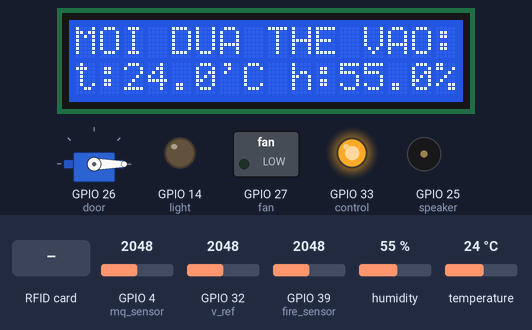
Simulated run of this sketch. Board: ESP32. Parts: servo, 16×2 character LCD, switched loads named in the sketch (green lamp = pin HIGH), output pins drawn as LEDs (lit = HIGH), buzzer (waves = sounding, pin HIGH). The inputs (shaded band) are chosen by the test bench; at power-on: GPIO 4 (mq_sensor) = 2048, GPIO 39 (fire_sensor) = 2048, GPIO 32 (v_ref) = 2048, humidity 55 %, temperature 24 °C. What the sketch prints to the serial monitor is not drawn.

Above: at 1.8 s.
1.9 s: GPIO 4 (mq_sensor) set to 2970
3.4 s: GPIO 4 (mq_sensor) set to 3061
At 4.5 s:
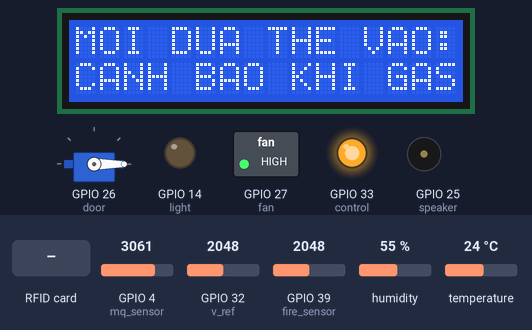
9.1 s: RFID card C1 2D A3 7B held to the reader
At 11.6 s:
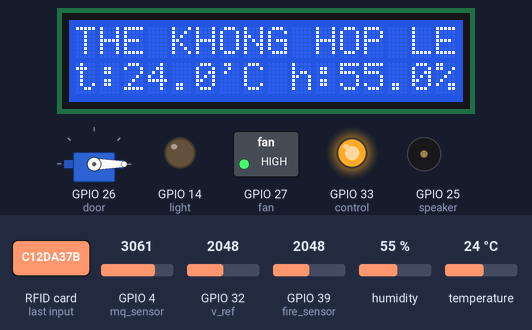
15.2 s: RFID card 65 DD 0F AD held to the reader
At 17.4 s:
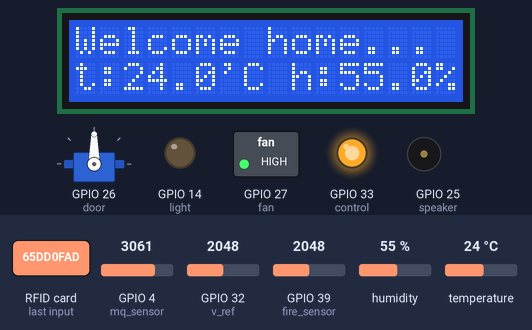
21.3 s: GPIO 39 (fire_sensor) set to 164
24.4 s: GPIO 39 (fire_sensor) set to 137
At 26.3 s:
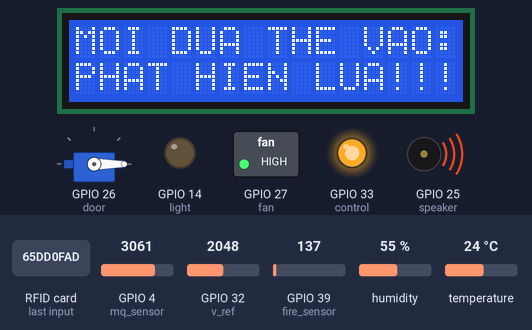
Timing chart, 0 to 27.8 s (numbered marks = the images above; inputs shaded):
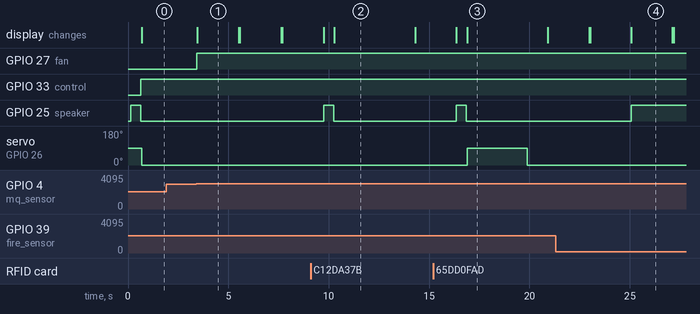

Measured:
- the behaviour switches between 2999 and 3000 on GPIO 4 (mq_sensor) (found by bisection; images 0 and 1)
- the behaviour switches between 151 and 150 on GPIO 39 (fire_sensor) (found by bisection; images 3 and 4)
- after the input at 1.9 s, every drawn part: stays the same
- after the input at 3.4 s, GPIO 27 (fan): LOW → HIGH at once; the display: changes after 0.05 s (image 1)
- after the input at 9.1 s, GPIO 25 (speaker): LOW → HIGH after 0.64 s, → LOW 0.50 s later
- after the input at 15.2 s, GPIO 25 (speaker): LOW → HIGH after 1.2 s, → LOW 0.50 s later; servo on GPIO 26 (door): 0° → 90° after 1.7 s, → 0° 3.0 s later
- after the input at 24.4 s, GPIO 25 (speaker): LOW → HIGH after 0.67 s; the display: changes after 0.67 s (image 4)
- what the display in image 1 shows lasts 2.0 s, from 3.5 s to 5.5 s

The sketch:

no_wifi.ino
```cpp
#include <DHT.h>
#include <Wire.h>
#include <LiquidCrystal_I2C.h>
#include <SPI.h>
#include <MFRC522.h>
#include <ESP32Servo.h>
#include <WiFi.h>
#include <WiFiClient.h>
#include <WiFiClientSecure.h>

#define cb_dht 12
#define speaker 25
#define v_ref 32
#define mq_sensor 4
#define control 33
#define fire_sensor 39
#define fan 27
#define light 14
#define door 26
#define ldr 35
#define SS_PIN 5
#define RST_PIN 17


DHT dht(cb_dht, DHT11);
LiquidCrystal_I2C lcd(0x27, 16, 2);
MFRC522 rfid(SS_PIN, RST_PIN);
Servo myservo;


byte authorizedUID1[] = {0x65, 0xdd, 0x0f, 0xad};
byte authorizedUID2[] = {0xf6, 0x8c, 0xf6, 0x03};
byte authorizedUID3[] = {0xc1, 0x2d, 0xa3, 0x7b};

void setup()
{
  Serial.begin(9600);

  pinMode(speaker, OUTPUT);
  pinMode(v_ref, INPUT);
  pinMode(mq_sensor, INPUT);
  pinMode(control, OUTPUT);
  pinMode(fire_sensor, INPUT);
  pinMode(light, OUTPUT);
  pinMode(fan, OUTPUT);
  pinMode(ldr, INPUT);

  myservo.attach(door);

  SPI.begin();
  rfid.PCD_Init();

  lcd.init();
  lcd.backlight();

  lcd.setCursor(0, 0);
  lcd.print("STARTING.....");
  digitalWrite(speaker, HIGH);
  delay(500);
  digitalWrite(speaker, LOW);
  lcd.clear();

  dht.begin();

}

void loop()
{
  charger();
  gas_check(mq_sensor);
  fire_check(fire_sensor);
  //light_check();
  float h = dht.readHumidity();
  float t = dht.readTemperature();


  String content = "";
  myservo.write(0);
  lcd.setCursor(0, 0);
  lcd.print("MOI DUA THE VAO:");

  lcd.setCursor(0, 1);
  lcd.print("t:");
  lcd.setCursor(2, 1);
  lcd.print(t, 1);
  lcd.setCursor(6, 1);
  lcd.print("'C h:");
  lcd.setCursor(11, 1);
  lcd.print(h, 1);
  lcd.setCursor(15, 1);
  lcd.print("%");

  if (!rfid.PICC_IsNewCardPresent() || !rfid.PICC_ReadCardSerial())
  {
    return;
  }
  for (byte i = 0; i < rfid.uid.size; i++)
  {
    content.concat(String(rfid.uid.uidByte[i] < 0x10 ? " 0" : " "));
    content.concat(String(rfid.uid.uidByte[i], HEX));
  }

  bool authorized = false;
  for (byte i = 0; i < rfid.uid.size; i++)
  {
    if (rfid.uid.uidByte[i] == authorizedUID1[i] || rfid.uid.uidByte[i] == authorizedUID2[i])
    {
      authorized = true;
      break;
    }
  }

  if (authorized)
  {
    digitalWrite(speaker, HIGH);
    delay(500);
    digitalWrite(speaker, LOW);
    lcd.setCursor(0, 0);
    lcd.print("                ");
    lcd.setCursor(0, 0);
    lcd.print("Welcome home...");
    myservo.write(90);
    delay(3000);
    myservo.write(0);
  }
  else
  {
    digitalWrite(speaker, HIGH);
    delay(500);
    digitalWrite(speaker, LOW);
    lcd.setCursor(0, 0);
    lcd.print("                ");
    lcd.setCursor(0, 0);
    lcd.print("THE KHONG HOP LE");
    myservo.write(0);
    delay(3000);
  }

  rfid.PICC_HaltA();

  delay(1000);

}

double ReadVoltage(byte pin)
{
  double reading = analogRead(pin);
  if (reading < 1 || reading > 4095)
    return 0;
  return -0.000000000000016 * pow(reading, 4) + 0.000000000118171 * pow(reading, 3) - 0.000000301211691 * pow(reading, 2) + 0.001109019271794 * reading + 0.034143524634089;
}

void fire_check(int y)
{
  int fire = analogRead(y);
  if (fire <= 150)
  {
    lcd.setCursor(0, 1);
    lcd.print("                ");
    lcd.setCursor(0, 1);
    lcd.print("PHAT HIEN LUA!!!");
    digitalWrite(speaker, HIGH);
    delay(2000);
  }
  else
  {
    digitalWrite(speaker, LOW);
  }
}

void gas_check(int x)
{
  float mqValue = analogRead(x);
  Serial.println(mqValue);
  if (mqValue >= 3000)
  {
    digitalWrite(fan, HIGH);
    lcd.setCursor(0, 1);
    lcd.print("                ");
    lcd.setCursor(0, 1);
    lcd.print("CANH BAO KHI GAS");
    delay(2000);
  }
  else
  {
    digitalWrite(fan, LOW);
  }
}

void charger()
{
  float voltage = ReadVoltage(v_ref) * 2;
  if (voltage > 3.5)
    digitalWrite(control, HIGH);
  else
    digitalWrite(control, LOW);
}

const int numSamples = 10;

int readFilteredValue()
{
  long sum = 0;
  for (int i = 0; i < numSamples; i++)
  {
    sum += analogRead(ldr);
    delay(5);
  }
  return sum / numSamples;
}
void light_check()
{
  int sensorValue = readFilteredValue();
  int check = 0;
  if (sensorValue >= 4000)
  {
    digitalWrite(light, HIGH);
    check = 1;
  }
  else
  {
    digitalWrite(light, LOW);
    check = 0;
  }
}
```
